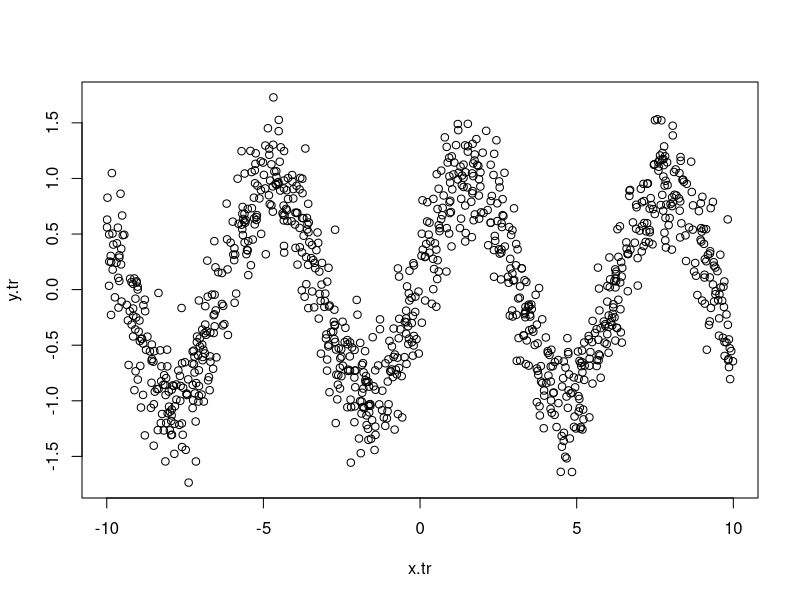

Here is the R script that generated this plot: (Note: this script raises an error after producing the figure.)
# save-load a model

# generate data
set.seed(123)
n <- 1000
x.tr <- as.matrix(runif(n, -10,10))
y.tr <- rnorm(n,sin(x.tr),0.3)
plot(x.tr, y.tr)

# train model
mod <- gbt.train(y.tr, x.tr, verbose=1, learning_rate = 0.2)
pred.tr <- predict(mod, x.tr)
points(x.tr, pred.tr, col=2)

# save model 1 -- saved using std::fixed
gbt.save(mod, "mod_save_example.txt")

# load model -- roundoff error can occur
mod2 <- gbt.load("mod_save_example.txt")
pred.tr2 <- predict(mod2, x.tr)
points(x.tr, pred.tr2, col=3)
